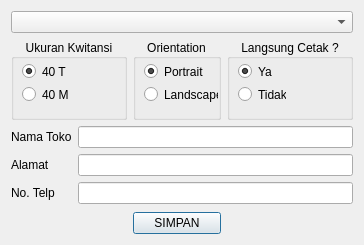
<?xml version="1.0" encoding="UTF-8"?>
<ui version="4.0">
 <class>Dialog</class>
 <widget class="QDialog" name="Dialog">
  <property name="geometry">
   <rect>
    <x>0</x>
    <y>0</y>
    <width>330</width>
    <height>245</height>
   </rect>
  </property>
  <property name="windowTitle">
   <string>Konfigurasi</string>
  </property>
  <layout class="QGridLayout" name="gridLayout">
   <item row="0" column="0" colspan="3">
    <widget class="QComboBox" name="comboBox">
     <property name="currentIndex">
      <number>-1</number>
     </property>
    </widget>
   </item>
   <item row="1" column="0">
    <widget class="QGroupBox" name="groupBox">
     <property name="title">
      <string>Ukuran Kwitansi</string>
     </property>
     <property name="alignment">
      <set>Qt::AlignCenter</set>
     </property>
     <property name="flat">
      <bool>false</bool>
     </property>
     <property name="checkable">
      <bool>false</bool>
     </property>
     <widget class="QRadioButton" name="rb40T">
      <property name="geometry">
       <rect>
        <x>11</x>
        <y>24</y>
        <width>44</width>
        <height>17</height>
       </rect>
      </property>
      <property name="text">
       <string>40 T</string>
      </property>
      <property name="checkable">
       <bool>true</bool>
      </property>
      <property name="checked">
       <bool>true</bool>
      </property>
     </widget>
     <widget class="QRadioButton" name="rb40M">
      <property name="geometry">
       <rect>
        <x>11</x>
        <y>47</y>
        <width>46</width>
        <height>17</height>
       </rect>
      </property>
      <property name="text">
       <string>40 M</string>
      </property>
      <property name="checkable">
       <bool>true</bool>
      </property>
      <property name="checked">
       <bool>false</bool>
      </property>
     </widget>
    </widget>
   </item>
   <item row="1" column="1">
    <widget class="QGroupBox" name="groupBox_2">
     <property name="title">
      <string>Orientation</string>
     </property>
     <property name="alignment">
      <set>Qt::AlignCenter</set>
     </property>
     <widget class="QRadioButton" name="rbLandscape">
      <property name="geometry">
       <rect>
        <x>11</x>
        <y>47</y>
        <width>74</width>
        <height>17</height>
       </rect>
      </property>
      <property name="text">
       <string>Landscape</string>
      </property>
      <property name="checked">
       <bool>false</bool>
      </property>
     </widget>
     <widget class="QRadioButton" name="rbPortrait">
      <property name="geometry">
       <rect>
        <x>11</x>
        <y>24</y>
        <width>59</width>
        <height>17</height>
       </rect>
      </property>
      <property name="text">
       <string>Portrait</string>
      </property>
      <property name="checked">
       <bool>true</bool>
      </property>
     </widget>
    </widget>
   </item>
   <item row="1" column="2">
    <widget class="QGroupBox" name="groupBox_3">
     <property name="title">
      <string>Langsung Cetak ?</string>
     </property>
     <property name="alignment">
      <set>Qt::AlignCenter</set>
     </property>
     <widget class="QRadioButton" name="rbTidak">
      <property name="geometry">
       <rect>
        <x>11</x>
        <y>47</y>
        <width>48</width>
        <height>17</height>
       </rect>
      </property>
      <property name="text">
       <string>Tidak</string>
      </property>
     </widget>
     <widget class="QRadioButton" name="rbYa">
      <property name="geometry">
       <rect>
        <x>11</x>
        <y>24</y>
        <width>34</width>
        <height>17</height>
       </rect>
      </property>
      <property name="text">
       <string>Ya</string>
      </property>
      <property name="checked">
       <bool>true</bool>
      </property>
     </widget>
    </widget>
   </item>
   <item row="2" column="0" colspan="3">
    <layout class="QFormLayout" name="formLayout">
     <item row="0" column="0">
      <widget class="QLabel" name="label">
       <property name="text">
        <string>Nama Toko</string>
       </property>
      </widget>
     </item>
     <item row="0" column="1">
      <widget class="QLineEdit" name="lineEditNama"/>
     </item>
     <item row="1" column="0">
      <widget class="QLabel" name="label_2">
       <property name="text">
        <string>Alamat</string>
       </property>
      </widget>
     </item>
     <item row="1" column="1">
      <widget class="QLineEdit" name="lineEditAlamat"/>
     </item>
     <item row="2" column="0">
      <widget class="QLabel" name="label_3">
       <property name="text">
        <string>No. Telp</string>
       </property>
      </widget>
     </item>
     <item row="2" column="1">
      <widget class="QLineEdit" name="lineEditTelp"/>
     </item>
    </layout>
   </item>
   <item row="3" column="1">
    <widget class="QPushButton" name="btnSimpan">
     <property name="text">
      <string>SIMPAN</string>
     </property>
     <property name="icon">
      <iconset resource="../icon.qrc">
       <normaloff>:/icon/DESIGN/icon/32x32/disk.png</normaloff>:/icon/DESIGN/icon/32x32/disk.png</iconset>
     </property>
     <property name="iconSize">
      <size>
       <width>32</width>
       <height>32</height>
      </size>
     </property>
    </widget>
   </item>
  </layout>
  <zorder>comboBox</zorder>
  <zorder>btnSimpan</zorder>
  <zorder>groupBox</zorder>
  <zorder>groupBox_2</zorder>
  <zorder>groupBox_3</zorder>
 </widget>
 <resources>
  <include location="../icon.qrc"/>
 </resources>
 <connections/>
</ui>
